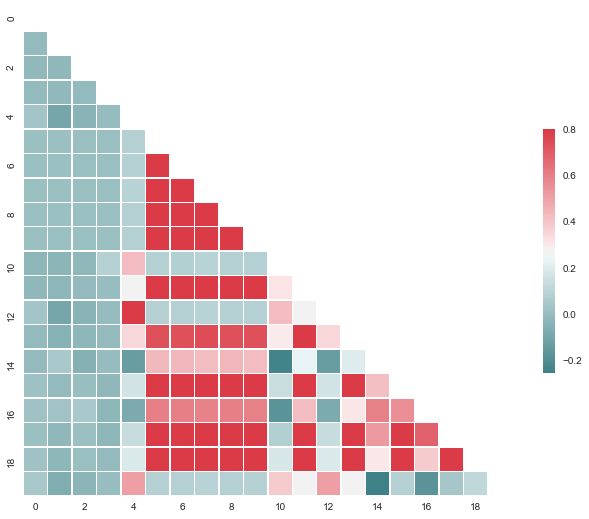

Source code (Python):
# -*- coding: utf-8 -*-
"""
Created on Wed Oct 11 17:55:12 2017

@authors: Sergio.Alises and Raul.Gallego
"""

import codecs
from numpy import corrcoef, transpose, arange
from pylab import pcolor, show, colorbar, xticks, yticks
import numpy as np

import seaborn as sns
import matplotlib.pyplot as plt

# 0. Load Data
f = codecs.open("../Data/dengue_features_train_csv.csv", "r", "utf-8")
semana = []
count = 0
for line in f:
    if count > 0: 
		# remove double quotes
        row = line.split(";")
        row.pop(0)
        row.pop(0)
        row.pop(0)
        row.pop(0)
        if row != []:
			semana.append(map(float, row))
    count += 1



# plotting the correlation matrix
#http://glowingpython.blogspot.com.es/2012/10/visualizing-correlation-matrices.html
R = corrcoef(transpose(semana))
pcolor(R)
colorbar()
yticks(arange(0,20),range(0,20))
xticks(arange(0,20),range(0,20))
show()


# http://stanford.edu/~mwaskom/software/seaborn/examples/many_pairwise_correlations.html
# Generate a mask for the upper triangle
sns.set(style="white")
mask = np.zeros_like(R, dtype=np.bool)
mask[np.triu_indices_from(mask)] = True

# Set up the matplotlib figure
f, ax = plt.subplots(figsize=(11, 9))

# Generate a custom diverging colormap
cmap = sns.diverging_palette(200, 10, as_cmap=True)

# Draw the heatmap with the mask and correct aspect ratio
sns.heatmap(R, mask=mask, cmap=cmap, vmax=.8,
            square=True, xticklabels=2, yticklabels=2,
            linewidths=.5, cbar_kws={"shrink": .5}, ax=ax)
